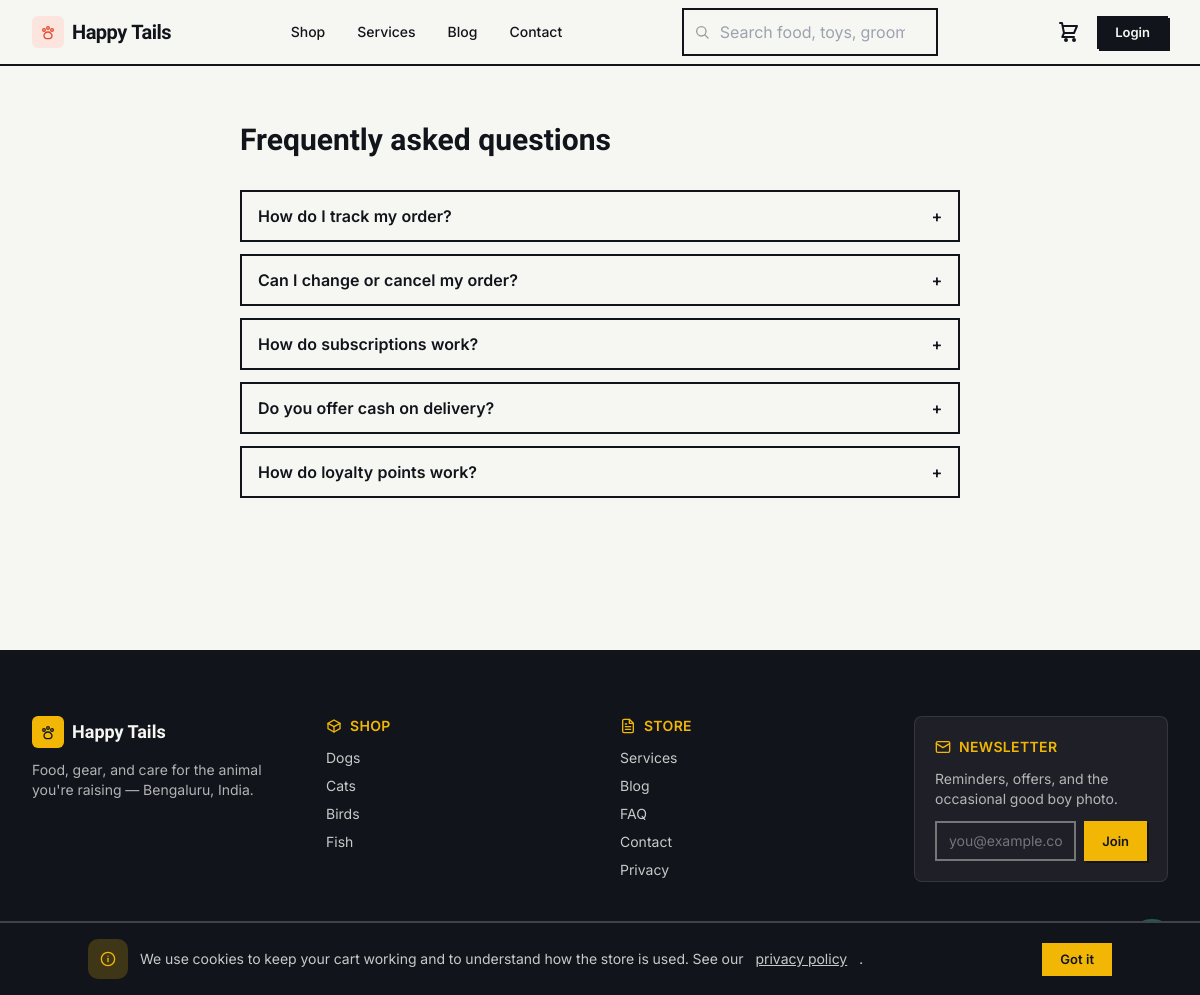
Page /faq on the committed database.
### tables this page shows
CREATE TABLE faqs (
    id INTEGER PRIMARY KEY AUTOINCREMENT,
    question VARCHAR(255) NOT NULL,
    answer TEXT NOT NULL,
    `group` VARCHAR(100) NOT NULL DEFAULT 'general',
    sort_order INT NOT NULL DEFAULT 0,
    is_published INTEGER NOT NULL DEFAULT 1,
    created_at DATETIME NOT NULL,
    updated_at DATETIME NOT NULL
    );

### app/Core/Request.php (called while the page is built, shortened)
<?php
final class Request
{
    private array $query;
    private array $body;
    private array $server;
    private array $jsonBody = [];
    public function __construct()
    {
        $this->query = $_GET;
        $this->body = $_POST;
        $this->server = $_SERVER;
    }
    public function method(): string
    {
        $method = strtoupper($this->server['REQUEST_METHOD'] ?? 'GET');
        return $method;
    }
    public function path(): string
    {
        $uri = $this->server['REQUEST_URI'] ?? '/';
        $path = parse_url($uri, PHP_URL_PATH) ?: '/';
        return '/' . trim($path, '/');
    }
    public function all(): array
    {
        return array_merge($this->query, $this->body, $this->jsonBody);
    }
    public function input(string $key, mixed $default = null): mixed
    {
        return $this->all()[$key] ?? $default;
    }
}

### app/Core/View.php (called while the page is built, shortened)
<?php
final class View
{
    private static ?string $layout = null;
    public static function render(string $template, array $data = []): string
    {
        self::$layout = null;
        $content = self::renderFile($template, $data);
        if (self::$layout !== null) {
            $content = self::renderFile(self::$layout, $data);
        }
        return $content;
    }
    private static function renderFile(string $template, array $data): string
    {
        $path = base_path('app/Views/' . $template . '.php');
        extract($data, EXTR_SKIP);
        require $path;
        return (string) ob_get_clean();
    }
    public static function extend(string $layout): void
    {
        self::$layout = $layout;
    }
}

### app/Controllers/Site/PageController.php (called while the page is built, shortened)
<?php
final class PageController extends Controller
{
    public function faqs(Request $request): void
    {
        $this->view('site/pages/faqs', [
            'title' => 'Frequently asked questions',
            'faqs' => Faq::published(),
        ]);
    }
}

### app/Middleware/MaintenanceMiddleware.php (called while the page is built, shortened)
<?php
final class MaintenanceMiddleware
{
    public function handle(Request $request, callable $next): mixed
    {
        return $next();
    }
}

### public/index.php (called while the page is built, shortened)
<?php
$router = new Router();
$router->dispatch(App::request());

### app/Core/Database.php (called while the page is built, shortened)
<?php
final class Database
{
    private PDO $pdo;
    private function __construct()
    {
        $path = (string) config('db.path');
        $dsn = 'sqlite:' . $path;
        $options = [
            PDO::ATTR_ERRMODE => PDO::ERRMODE_EXCEPTION,
            PDO::ATTR_DEFAULT_FETCH_MODE => PDO::FETCH_ASSOC,
            PDO::ATTR_EMULATE_PREPARES => false,
        ];
        $this->pdo = new PDO($dsn, null, null, $options);
        $this->pdo->exec('PRAGMA foreign_keys = ON');
        $this->pdo->exec('PRAGMA journal_mode = WAL');
        $this->pdo->exec('PRAGMA busy_timeout = 5000');
    }
    public function query(string $sql, array $bindings = []): PDOStatement
    {
        try {
            $stmt = $this->pdo->prepare($sql);
            $stmt->execute($bindings);
        } catch (PDOException $e) {
            logger_channel('db')->error('Query failed', [
                'sql' => $sql,
                'bindings' => $bindings,
                'error' => $e->getMessage(),
            ]);
            throw $e;
        }
        return $stmt;
    }
    public function select(string $sql, array $bindings = []): array
    {
        return $this->query($sql, $bindings)->fetchAll();
    }
}

### config/config.php (called while the page is built, shortened)
<?php
return [
    'app' => [
        'name' => env('APP_NAME', 'Happy Tails Pet Store'),
        'env' => env('APP_ENV', 'production'),
        'debug' => (bool) env('APP_DEBUG', false),
        'url' => env('APP_URL', 'http://localhost:8000'),
        'timezone' => env('APP_TIMEZONE', 'Asia/Kolkata'),
        'locale' => env('APP_LOCALE', 'en'),
        'currency' => env('APP_CURRENCY', 'INR'),
        'currency_symbol' => env('APP_CURRENCY_SYMBOL', '₹'),
        'key' => env('APP_KEY', ''),
    ],
    'db' => [
        'path' => env('DB_PATH') ?: storage_path('database.sqlite'),
    ],
    'mail' => [
        'mode' => env('MAIL_MODE', 'log'),
        'host' => env('MAIL_HOST', ''),
        'port' => (int) env('MAIL_PORT', 587),
        'username' => env('MAIL_USERNAME', ''),
        'password' => env('MAIL_PASSWORD', ''),
        'encryption' => env('MAIL_ENCRYPTION', 'tls'),
        'from_address' => env('MAIL_FROM_ADDRESS', 'hello@example.com'),
        'from_name' => env('MAIL_FROM_NAME', 'Happy Tails Pet Store'),
    ],
    'sms' => [
        'mode' => env('SMS_MODE', 'log'),
    ],
    'google' => [
        'client_id' => env('GOOGLE_CLIENT_ID', ''),
        'client_secret' => env('GOOGLE_CLIENT_SECRET', ''),
    ],
    'payment' => [
        'gateway' => env('PAYMENT_GATEWAY', 'razorpay'),
        'razorpay_key_id' => env('RAZORPAY_KEY_ID', ''),
        'razorpay_key_secret' => env('RAZORPAY_KEY_SECRET', ''),
        'razorpay_webhook_secret' => env('RAZORPAY_WEBHOOK_SECRET', ''),
    ],
    'session' => [
        'lifetime' => (int) env('SESSION_LIFETIME', 120),
        'secure' => (bool) env('SESSION_SECURE_COOKIE', false),
    ],
    'developer_tools' => (bool) env('DEVELOPER_TOOLS', false),
    'cron_secret' => env('CRON_SECRET', ''),
];

### app/Core/Model.php (called while the page is built, shortened)
<?php
abstract class Model
{
    protected static string $table = '';
    public static function db(): Database
    {
        return Database::instance();
    }
    public static function where(array $where, string $orderBy = 'id DESC', ?int $limit = null): array
    {
        [$clause, $bindings] = static::buildWhere($where);
        $sql = 'SELECT * FROM ' . static::$table . ' WHERE ' . $clause;
        $sql .= ' ORDER BY ' . $orderBy;
        return static::db()->select($sql, $bindings);
    }
    protected static function buildWhere(array $where): array
    {
        $parts = [];
        $bindings = [];
        foreach ($where as $column => $value) {
            $key = 'w_' . str_replace('.', '_', $column);
            $parts[] = "`{$column}` = :{$key}";
            $bindings[$key] = $value;
        }
        return [$parts === [] ? '1=1' : implode(' AND ', $parts), $bindings];
    }
}

### app/Models/Faq.php (called while the page is built, shortened)
<?php
final class Faq extends Model
{
    public static function published(): array
    {
        return static::where(['is_published' => 1], 'sort_order ASC, id ASC');
    }
}

### app/Views/site/pages/faqs.php (the view, shortened to what this page needs)
<section class="mx-auto max-w-3xl px-4 sm:px-6 py-14" x-data="{ open: null }">
  <h1 class="font-display text-3xl font-bold">Frequently asked questions</h1>
  <?php if ($faqs === []): ?>
    <p class="mt-6 text-ink/60">No FAQs published yet.</p>
  <?php else: ?>
    <div class="mt-8 space-y-3">
      <?php foreach ($faqs as $i => $faq): ?>
        <div class="border-2 border-ink">
          <button type="button" @click="open = open === <?= $i ?> ? null : <?= $i ?>"
                  class="w-full flex items-center justify-between px-4 py-3 text-left font-semibold">
            <?= e($faq['question']) ?>
            <span x-text="open === <?= $i ?> ? '−' : '+'" aria-hidden="true"></span>
          </button>
        </div>
      <?php endforeach; ?>
    </div>
  <?php endif; ?>
</section>

### app/Core/Router.php (shortened to what this page needs)
<?php
final class Router
{
    private array $routes = [
        'GET' => [], 'POST' => [], 'PUT' => [], 'PATCH' => [], 'DELETE' => [],
    ];
    private string $groupPrefix = '';
    private array $groupMiddleware = [];
    public function group(array $attrs, callable $callback): void
    {
        $previousPrefix = $this->groupPrefix;
        $previousMiddleware = $this->groupMiddleware;
        $this->groupPrefix = $previousPrefix . ($attrs['prefix'] ?? '');
        $this->groupMiddleware = [...$previousMiddleware, ...($attrs['middleware'] ?? [])];
        $this->groupPrefix = $previousPrefix;
        $this->groupMiddleware = $previousMiddleware;
    }
    private function add(string $method, string $uri, mixed $handler, array $middleware): void
    {
        $uri = $this->groupPrefix . $uri;
        $uri = '/' . trim($uri, '/');
        $paramNames = [];
        $pattern = preg_replace_callback('#\{([a-zA-Z_][a-zA-Z0-9_]*)\}#', static function (array $m) use (&$paramNames) {
            $paramNames[] = $m[1];
            return '([^/]+)';
        }, $uri);
        $this->routes[$method][] = [
            'uri' => $uri,
            'pattern' => '#^' . $pattern . '$#',
            'handler' => $handler,
            'middleware' => [...$this->groupMiddleware, ...$middleware],
            'params' => $paramNames,
        ];
    }
    public function dispatch(Request $request): void
    {
        $method = $request->method();
        $path = $request->path();
        foreach ($this->routes[$method] ?? [] as $route) {
            if (preg_match($route['pattern'], $path, $matches)) {
                array_shift($matches);
                $params = array_combine($route['params'], $matches);
                $pipeline = array_reduce(
                    array_reverse($route['middleware']),
                    fn (callable $next, string $spec) => fn () => $this->resolveMiddleware($spec)->handle($request, $next),
                    fn () => $this->callHandler($route['handler'], $request, $params),
                );
                $pipeline();
                return;
            }
        }
    }
    private function resolveMiddleware(string $spec): object
    {
        $args = [];
        return new $class(...$args);
    }
    private function callHandler(mixed $handler, Request $request, array $params): mixed
    {
        if (is_array($handler)) {
            [$class, $method] = $handler;
            $controller = new $class();
            return $controller->{$method}($request, ...array_values($params));
        }
        throw new \RuntimeException('Invalid route handler');
    }
}

### public/assets/css/app.css (style rules this page uses)
:root { --ink: #12141c; --paper: #f6f7f2; --leash: #e8492a; --tennis: #f2b705; --fern: #1f5f4a; --mist: #dde3de; --danger: #dc2626; --info: #2563eb; --plum: #7c3aed; --sky: #2f7fb8; }
* { scrollbar-color: var(--ink) var(--mist); }
html { scroll-behavior: smooth; }
body { background: var(--paper); color: var(--ink); font-feature-settings: "tnum" 1, "cv11" 1; }
.font-display { font-family: "Bricolage Grotesque", ui-sans-serif, system-ui, sans-serif; }

### rows in the picture
faqs: question "How do I track my order?"
faqs: question "Can I change or cancel my order?"
faqs: question "How do subscriptions work?"
faqs: question "Do you offer cash on delivery?"
faqs: question "How do loyalty points work?"
